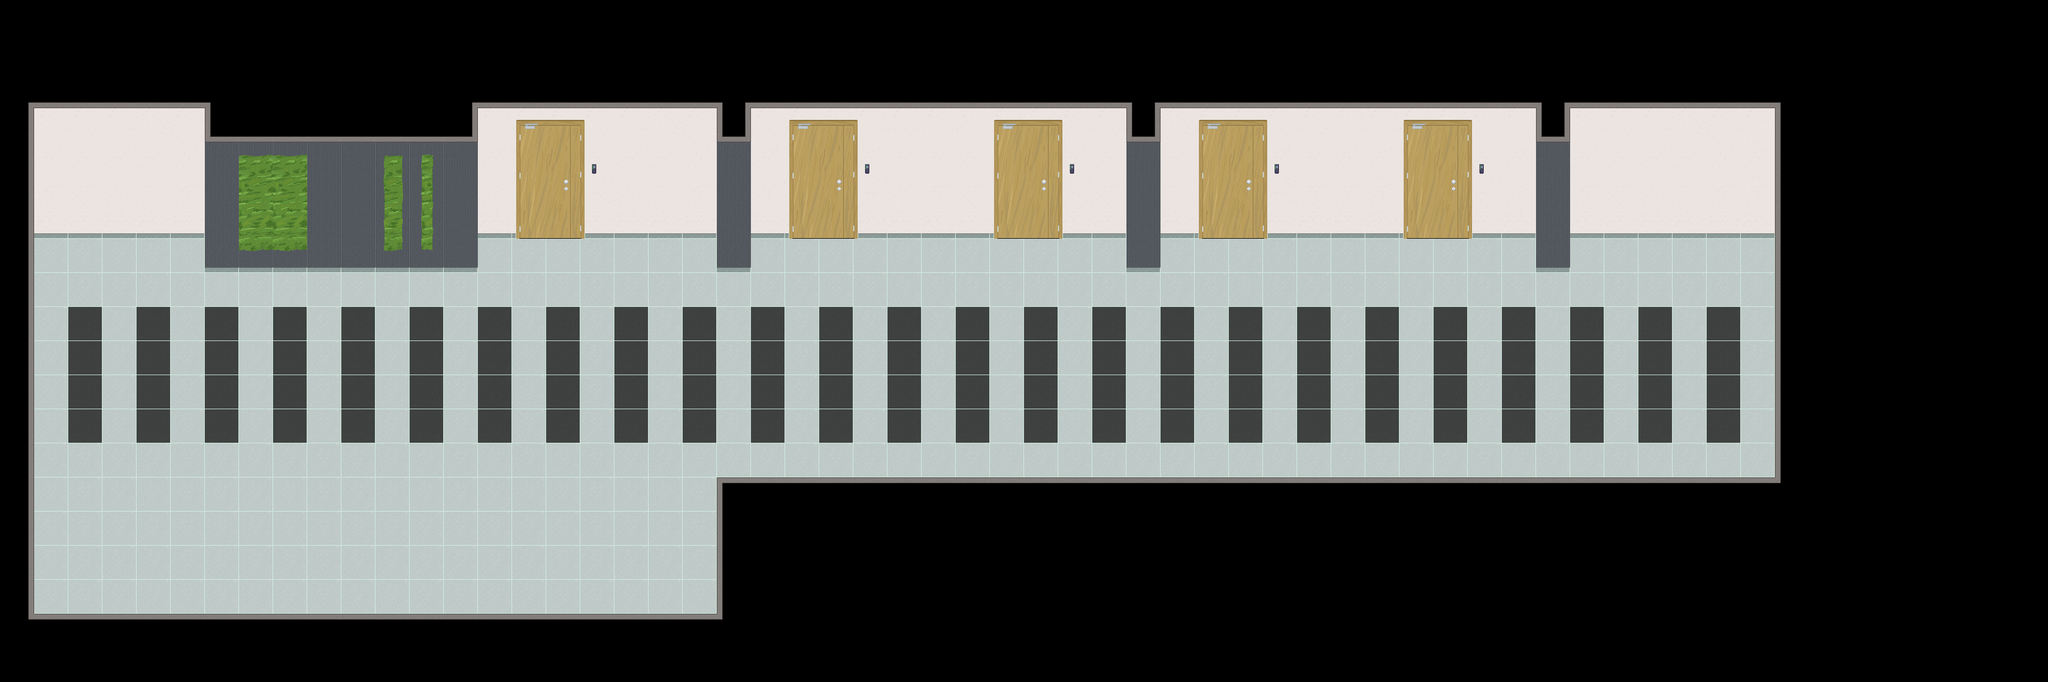

A 2D game scene composited from a Tiled map and its tileset images. What follows is a short description and the map's XML, with every tile layer's data as written:
An orthogonal 60x20 tile map with 64x64 px tiles, 1 tile layer (Ground) and 10 objects (Player).

<map version="1.10" tiledversion="1.11.2" orientation="orthogonal" renderorder="right-down" width="60" height="20" tilewidth="64" tileheight="64" infinite="0" nextlayerid="5" nextobjectid="12">
 <tileset firstgid="1" source="../tilesets/TileSet.tsx" />
 <layer id="1" name="Ground" width="60" height="20">
  <data encoding="csv">
103,103,103,103,103,103,103,103,103,103,103,103,103,103,103,103,103,103,103,103,103,103,103,103,103,103,103,103,103,103,103,103,103,103,103,103,103,103,103,103,103,103,103,103,103,103,103,103,103,103,103,103,103,103,103,103,103,103,103,103,
103,103,103,103,103,103,103,103,103,103,103,103,103,103,103,103,103,103,103,103,103,103,103,103,103,103,103,103,103,103,103,103,103,103,103,103,103,103,103,103,103,103,103,103,103,103,103,103,103,103,103,103,103,103,103,103,103,103,103,103,
103,103,103,103,103,103,103,103,103,103,103,103,103,103,103,103,103,103,103,103,103,103,103,103,103,103,103,103,103,103,103,103,103,103,103,103,103,103,103,103,103,103,103,103,103,103,103,103,103,103,103,103,103,103,103,103,103,103,103,103,
48,3,3,3,3,3,50,103,103,103,103,103,103,48,3,63,64,65,3,3,3,62,3,63,64,65,3,3,3,63,64,65,3,62,3,63,64,65,3,3,3,63,64,65,3,62,3,3,3,3,3,3,50,103,103,103,103,103,103,103,
46,4,4,4,4,4,42,9,9,6,6,23,27,41,4,66,67,68,4,4,4,43,4,66,67,68,4,4,4,66,67,68,4,43,4,66,67,68,4,4,4,66,67,68,4,43,4,4,4,4,4,4,45,103,103,103,103,103,103,103,
46,4,4,4,4,4,7,10,10,7,7,24,28,7,4,69,70,81,4,4,4,7,4,69,70,81,4,4,4,69,70,81,4,7,4,69,70,81,4,4,4,69,70,81,4,7,4,4,4,4,4,4,45,103,103,103,103,103,103,103,
46,5,5,5,5,5,7,21,21,7,7,25,29,7,5,82,83,84,5,5,5,7,5,82,83,84,5,5,5,82,83,84,5,7,5,82,83,84,5,5,5,82,83,84,5,7,5,5,5,5,5,5,45,103,103,103,103,103,103,103,
46,2,2,2,2,2,8,22,22,8,8,26,30,8,2,2,2,2,2,2,2,8,2,2,2,2,2,2,2,2,2,2,2,8,2,2,2,2,2,2,2,2,2,2,2,8,2,2,2,2,2,2,45,103,103,103,103,103,103,103,
46,2,2,2,2,2,2,2,2,2,2,2,2,2,2,2,2,2,2,2,2,2,2,2,2,2,2,2,2,2,2,2,2,2,2,2,2,2,2,2,2,2,2,2,2,2,2,2,2,2,2,2,45,103,103,103,103,103,103,103,
46,2,1,2,1,2,1,2,1,2,1,2,1,2,1,2,1,2,1,2,1,2,1,2,1,2,1,2,1,2,1,2,1,2,1,2,1,2,1,2,1,2,1,2,1,2,1,2,1,2,1,2,45,103,103,103,103,103,103,103,
46,2,1,2,1,2,1,2,1,2,1,2,1,2,1,2,1,2,1,2,1,2,1,2,1,2,1,2,1,2,1,2,1,2,1,2,1,2,1,2,1,2,1,2,1,2,1,2,1,2,1,2,45,103,103,103,103,103,103,103,
46,2,1,2,1,2,1,2,1,2,1,2,1,2,1,2,1,2,1,2,1,2,1,2,1,2,1,2,1,2,1,2,1,2,1,2,1,2,1,2,1,2,1,2,1,2,1,2,1,2,1,2,45,103,103,103,103,103,103,103,
46,2,1,2,1,2,1,2,1,2,1,2,1,2,1,2,1,2,1,2,1,2,1,2,1,2,1,2,1,2,1,2,1,2,1,2,1,2,1,2,1,2,1,2,1,2,1,2,1,2,1,2,45,103,103,103,103,103,103,103,
46,2,2,2,2,2,2,2,2,2,2,2,2,2,2,2,2,2,2,2,2,2,2,2,2,2,2,2,2,2,2,2,2,2,2,2,2,2,2,2,2,2,2,2,2,2,2,2,2,2,2,2,45,103,103,103,103,103,103,103,
46,2,2,2,2,2,2,2,2,2,2,2,2,2,2,2,2,2,2,2,2,101,44,44,44,44,44,44,44,44,44,44,44,44,44,44,44,44,44,44,44,44,44,44,44,44,44,44,44,44,44,44,85,103,103,103,103,103,103,103,
46,2,2,2,2,2,2,2,2,2,2,2,2,2,2,2,2,2,2,2,2,45,103,103,103,103,103,103,103,103,103,103,103,103,103,103,103,103,103,103,103,103,103,103,103,103,103,103,103,103,103,103,103,103,103,103,103,103,103,103,
46,2,2,2,2,2,2,2,2,2,2,2,2,2,2,2,2,2,2,2,2,45,103,103,103,103,103,103,103,103,103,103,103,103,103,103,103,103,103,103,103,103,103,103,103,103,103,103,103,103,103,103,103,103,103,103,103,103,103,103,
46,2,2,2,2,2,2,2,2,2,2,2,2,2,2,2,2,2,2,2,2,45,103,103,103,103,103,103,103,103,103,103,103,103,103,103,103,103,103,103,103,103,103,103,103,103,103,103,103,103,103,103,103,103,103,103,103,103,103,103,
86,44,44,44,44,44,44,44,44,44,44,44,44,44,44,44,44,44,44,44,44,85,103,103,103,103,103,103,103,103,103,103,103,103,103,103,103,103,103,103,103,103,103,103,103,103,103,103,103,103,103,103,103,103,103,103,103,103,103,103,
103,103,103,103,103,103,103,103,103,103,103,103,103,103,103,103,103,103,103,103,103,103,103,103,103,103,103,103,103,103,103,103,103,103,103,103,103,103,103,103,103,103,103,103,103,103,103,103,103,103,103,103,103,103,103,103,103,103,103,103
</data>
 </layer>
 <objectgroup id="2" name="Objects" />
 <objectgroup id="3" name="Collisions">
  <object id="2" x="-96.272" y="100.115" width="162.834" height="1101.52" />
  <object id="3" x="22.0247" y="1119.27" width="1379.3" height="178.798" />
  <object id="4" x="1338.44" y="863.848" width="2060.26" height="297.199" />
  <object id="5" x="-139.758" y="105.212" width="4076" height="300" />
  <object id="6" x="3329.82" y="32.7273" width="416" height="1152" />
  <object id="7" x="384.848" y="321.212" width="506.061" height="151.515" />
  <object id="8" x="1348.48" y="339.394" width="57.5758" height="133.333" />
  <object id="9" x="2118.18" y="306.061" width="51.5152" height="160.606" />
  <object id="10" x="2884.85" y="306.061" width="48.4848" height="160.606" />
 </objectgroup>
 <objectgroup id="4" name="Entities">
  <object id="1" name="Player" x="1095.14" y="1004.01">
   <point />
  </object>
 </objectgroup>
</map>